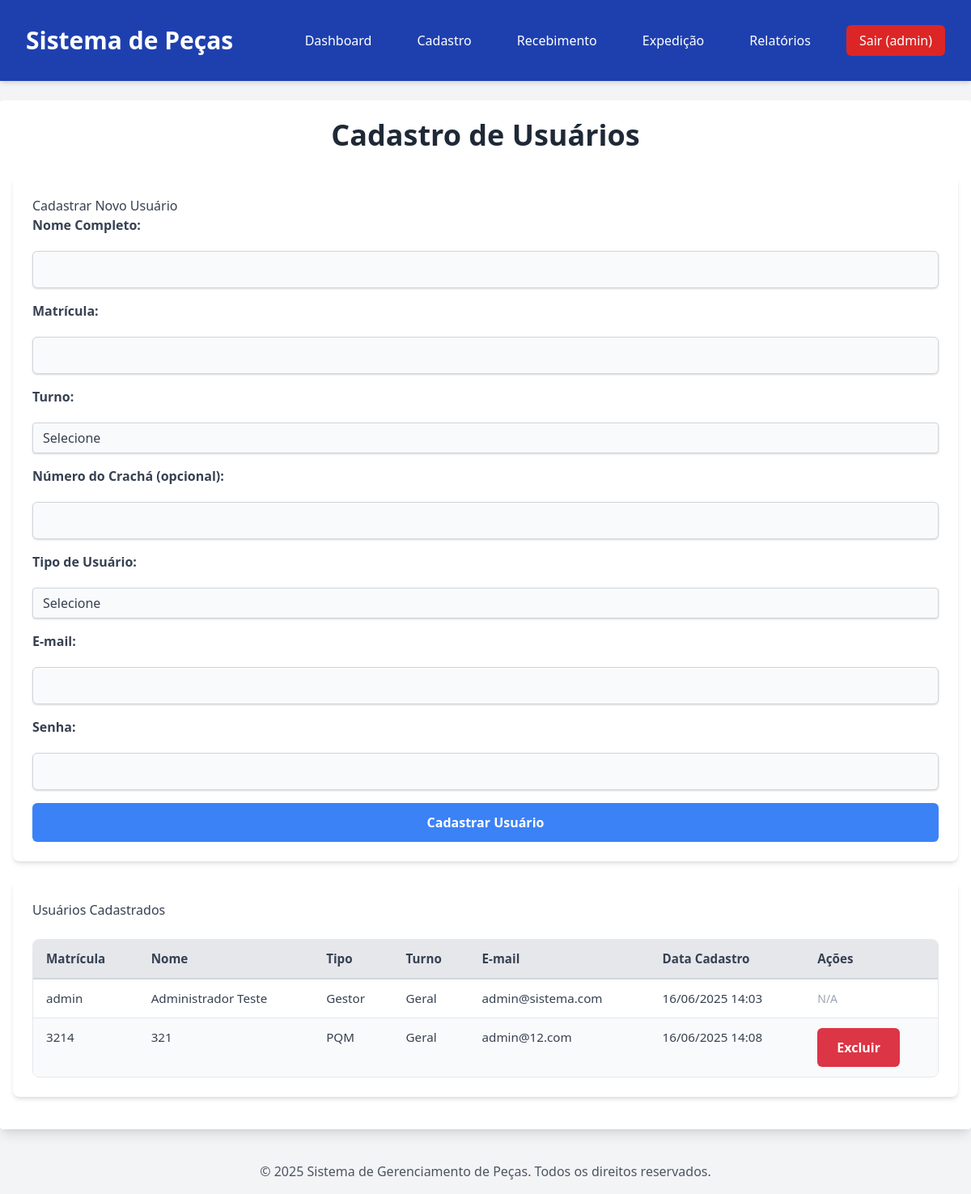
/cadastro/usuarios (signed in), run on an earlier commit of the app's database.
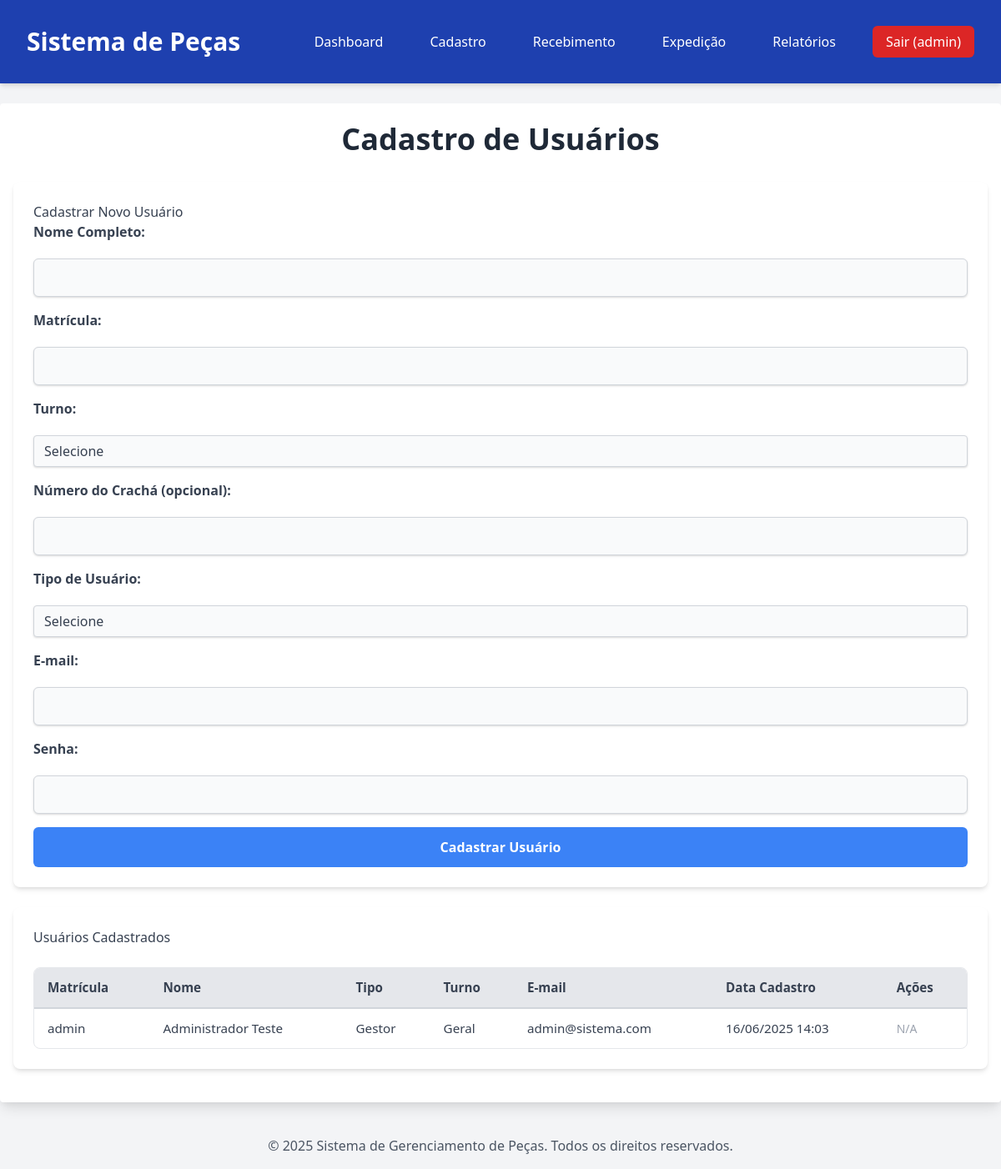
And on a later commit of the database.
### modules/auth/models.py (models this page shows, shortened)
class User(db.Model, UserMixin):
    __tablename__ = 'Usuarios' # Define o nome da tabela no BD
    id = db.Column(db.Integer, primary_key=True)
    nome_completo = db.Column(db.String(255), nullable=False)
    matricula = db.Column(db.String(50), unique=True, nullable=False)
    turno = db.Column(db.String(20), nullable=False)
    numero_cracha = db.Column(db.String(50))
    tipo_usuario = db.Column(db.Enum('Gestor', 'LSL', 'DLI', 'PQM'), nullable=False)
    data_cadastro = db.Column(db.DateTime, default=db.func.current_timestamp())
    email = db.Column(db.String(255), unique=True, nullable=False)
    senha_hash = db.Column(db.String(255), nullable=False)

### modules/cadastro/routes.py (the view, shortened to what this page needs)
@cadastro.route('/cadastro/usuarios', methods=['GET', 'POST'])
@login_required
def cadastro_usuarios():
    if not has_permission(current_user, ['Gestor']): # <--- ALTERADO AQUI
        flash('Você não tem permissão para acessar esta página.', 'danger')
        return redirect(url_for('home'))
    users = User.query.all() # Busca todos os usuários para exibir na lista
    return render_template('cadastro/cadastro_usuarios.html', users=users)

### modules/auth/models.py (called while the page is built)
@login_manager.user_loader
def load_user(user_id):
    return User.query.get(int(user_id))

### modules/cadastro/routes.py (called while the page is built)
def has_permission(user, allowed_roles):
    return user.is_authenticated and user.tipo_usuario in allowed_roles

### templates/cadastro/cadastro_usuarios.html (shortened to what this page needs)
{% extends 'base.html' %}
{% block content %}
<div class="page-header">
    <h1>Cadastro de Usuários</h1>
</div>
<div class="section">
    <h2>Cadastrar Novo Usuário</h2>
    <form method="POST">
        <label for="nome_completo">Nome Completo:</label>
        <input type="text" id="nome_completo" name="nome_completo" class="shadow appearance-none border rounded w-full py-2 px-3 text-gray-700 leading-tight focus:outline-none focus:shadow-outline" required>
        <label for="matricula">Matrícula:</label>
        <input type="text" id="matricula" name="matricula" class="shadow appearance-none border rounded w-full py-2 px-3 text-gray-700 leading-tight focus:outline-none focus:shadow-outline" required>
        <label for="turno">Turno:</label>
        <select id="turno" name="turno" class="shadow appearance-none border rounded w-full py-2 px-3 text-gray-700 leading-tight focus:outline-none focus:shadow-outline" required>
            <option value="">Selecione</option>
        </select>
        <label for="numero_cracha">Número do Crachá (opcional):</label>
        <input type="text" id="numero_cracha" name="numero_cracha" class="shadow appearance-none border rounded w-full py-2 px-3 text-gray-700 leading-tight focus:outline-none focus:shadow-outline">
        <label for="tipo_usuario">Tipo de Usuário:</label>
        <select id="tipo_usuario" name="tipo_usuario" class="shadow appearance-none border rounded w-full py-2 px-3 text-gray-700 leading-tight focus:outline-none focus:shadow-outline" required>
            <option value="">Selecione</option>
        </select>
        <label for="email">E-mail:</label>
        <input type="email" id="email" name="email" class="shadow appearance-none border rounded w-full py-2 px-3 text-gray-700 leading-tight focus:outline-none focus:shadow-outline" required>
        <label for="senha">Senha:</label>
        <input type="password" id="senha" name="senha" class="shadow appearance-none border rounded w-full py-2 px-3 text-gray-700 leading-tight focus:outline-none focus:shadow-outline" required>
        <button type="submit" class="bg-blue-500 hover:bg-blue-700">Cadastrar Usuário</button>
    </form>
</div>
<div class="section user-list">
    <h2>Usuários Cadastrados</h2>
    <table>
        <thead>
            <tr>
                <th>Matrícula</th>
                <th>Nome</th>
                <th>Tipo</th>
                <th>Turno</th>
                <th>E-mail</th>
                <th>Data Cadastro</th>
                <th>Ações</th>
            </tr>
        </thead>
        <tbody>
            {% for user in users %}
            <tr>
                <td>{{ user.matricula }}</td>
                <td>{{ user.nome_completo }}</td>
                <td>{{ user.tipo_usuario }}</td>
                <td>{{ user.turno }}</td>
                <td>{{ user.email }}</td>
                <td>{{ user.data_cadastro.strftime('%d/%m/%Y %H:%M') }}</td>
                <td>
                    {% if current_user.tipo_usuario == 'Gestor' and user.id != current_user.id %}
                        {% if user.tipo_usuario != 'Gestor' or users|selectattr('tipo_usuario', 'equalto', 'Gestor')|list|length > 1 %}
                            <form action="{{ url_for('cadastro.excluir_usuario', user_id=user.id) }}" method="POST" style="display:inline-block;">
                                <button type="submit" class="btn btn-delete" onclick="return confirm('Tem certeza que deseja excluir o usuário {{ user.nome_completo }} ({{ user.matricula }})?')">Excluir</button>
                            </form>
                        {% else %}
                            <span class="text-gray-400 text-sm" title="Não é possível excluir o último Gestor.">Não Excluir</span>
                        {% endif %}
                    {% else %}
                        <span class="text-gray-400 text-sm">N/A</span>
                    {% endif %}
                </td>
            </tr>
            {% else %}
            <tr>
                <td colspan="7">Nenhum usuário cadastrado ainda.</td>
            </tr>
            {% endfor %}
        </tbody>
    </table>
</div>
{% endblock %}

### templates/base.html (shortened to what this page needs)
<!DOCTYPE html>
<html lang="pt-BR">
<head>
    <link href="https://cdnjs.cloudflare.com/ajax/libs/tailwindcss/2.2.19/tailwind.min.css" rel="stylesheet">
    <link rel="stylesheet" href="{{ url_for('static', filename='css/style.css') }}">
</head>
<body class="bg-gray-100 font-sans leading-normal tracking-normal">
    <header class="bg-blue-800 text-white p-4 shadow-md">
        <div class="container mx-auto flex justify-between items-center">
            <h1 class="text-3xl font-bold">
                <a href="{{ url_for('home') }}" class="text-white no-underline hover:text-blue-200">Sistema de Peças</a>
            </h1>
            <nav>
                <ul class="flex space-x-4 items-center">
                    {% if current_user.is_authenticated %}
                        <li><a href="{{ url_for('home') }}" class="hover:bg-blue-700">Dashboard</a></li>
                        {% if current_user.tipo_usuario in ['Gestor', 'LSL'] %}
                        <li class="relative group">
                            <a href="#" class="hover:bg-blue-700">Cadastro</a>
                        </li>
                        {% endif %}
                        <li><a href="{{ url_for('recebimento.recebimento_pecas') }}" class="hover:bg-blue-700">Recebimento</a></li>
                        <li><a href="{{ url_for('expedicao.expedicao_pecas') }}" class="hover:bg-blue-700">Expedição</a></li>
                        <li><a href="{{ url_for('relatorios.relatorios_geral') }}" class="hover:bg-blue-700">Relatórios</a></li>
                        <li><a href="{{ url_for('auth.logout') }}" class="bg-red-600 hover:bg-red-700 px-4 py-2 rounded-md transition-colors duration-200">Sair ({{ current_user.matricula }})</a></li>
                    {% endif %}
                </ul>
            </nav>
        </div>
    </header>
    <main class="container mx-auto mt-6 p-4 bg-white rounded shadow-lg min-h-screen">
        {% block content %}{% endblock %}
    </main>
    <footer class="text-center p-4 mt-6 text-gray-600">
        &copy; {{ current_year }} Sistema de Gerenciamento de Peças. Todos os direitos reservados.
    </footer>
</body>
</html>

What changed in the data, as far as the page shows it:
removed User: matricula "3214", nome_completo "321", tipo_usuario "PQM", turno "Geral", email "admin@12.com", data_cadastro "16/06/2025 14:08"
